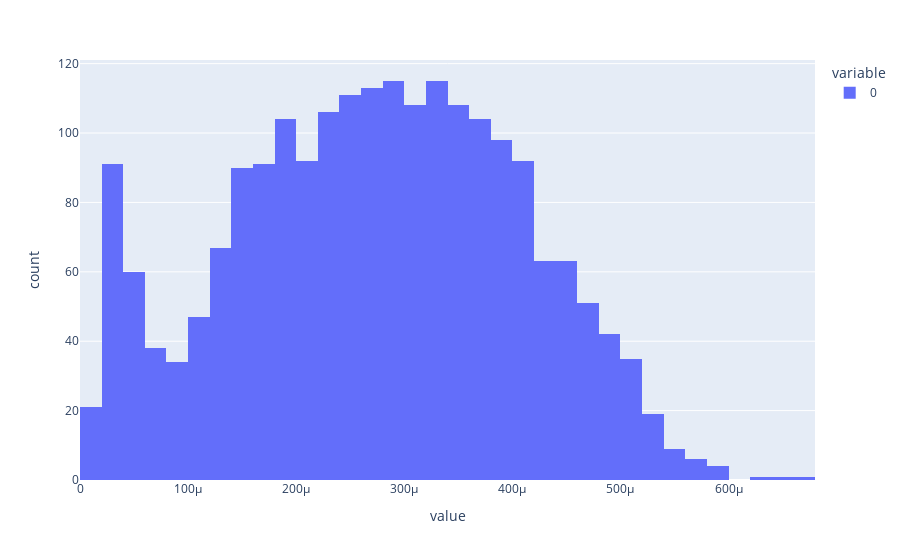

Notebook code for this chart:
### Code cell
px.histogram(C2H2_list)

### Figure 1 — Plotly figure (JSON) as saved in the notebook; plotly's stock layout.template omitted (floating-point values rounded to 4 significant figures; data arrays with more than 128 entries replaced by an {"elided": "..."} marker saying what was removed)
{"data": [{"alignmentgroup": "True", "bingroup": "x", "hovertemplate": "variable=0<br>value=%{x}<br>count=%{y}<extra></extra>", "legendgroup": "0", "marker": {"color": "#636efa"}, "name": "0", "offsetgroup": "0", "orientation": "v", "showlegend": true, "type": "histogram", "x": {"elided": "2100 float values"}, "xaxis": "x", "yaxis": "y"}], "layout": {"barmode": "relative", "legend": {"title": {"text": "variable"}, "tracegroupgap": 0}, "margin": {"t": 60}, "xaxis": {"anchor": "y", "domain": [0, 1], "title": {"text": "value"}}, "yaxis": {"anchor": "x", "domain": [0, 1], "title": {"text": "count"}}}}
